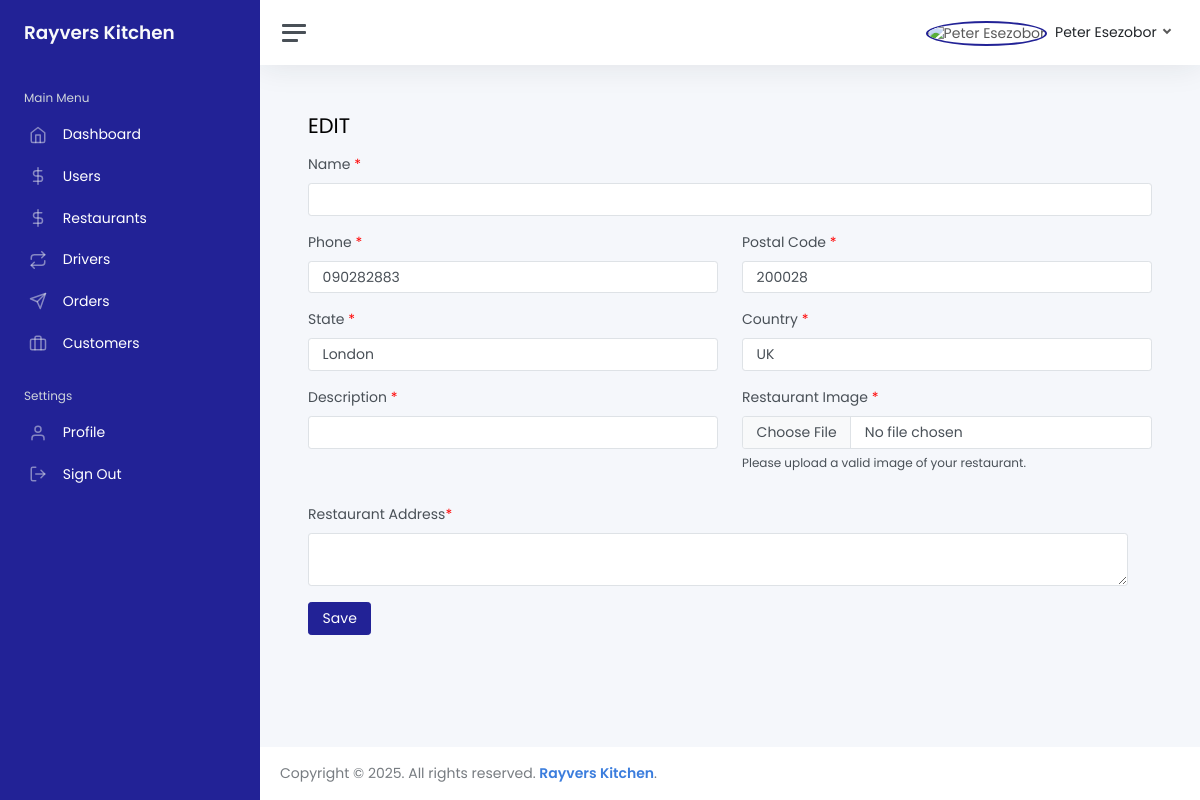
The app's page /dashboard/restaurants/edit/5/ (signed in) with its own data.
### authentication/models.py (models this page shows, shortened)
class User(AbstractBaseUser, PermissionsMixin):
    USER_OPTIONS = [
        ("customer", "customer"),
        ("chef", "chef"),
        ("logistics", "logistics")
    ]
    AUTHENTICATION_PROVIDERS = [
        ("email", "email"),
        ("google", "google"),
        ("facebook", "facebook"),
        ("twitter", "twitter"),
    ]
    email = models.EmailField(_("email address"), unique=True)
    username = models.CharField(_("username"), max_length=20, blank=True, null=False)
    role = models.CharField(choices=USER_OPTIONS, max_length=10, default="customer", verbose_name="Who Am I?")
    provider = models.CharField(choices=AUTHENTICATION_PROVIDERS, default="email", max_length=10)
    is_staff = models.BooleanField(default=False)
    is_active = models.BooleanField(default=True)
    date_joined = models.DateTimeField(default=timezone.now)
    code = models.IntegerField(blank=True, null=True)
    is_verified = models.BooleanField(default=False)
    current_location_latitude = models.DecimalField(max_digits=10, decimal_places=10, null=True, blank=True)
    current_location_longitude = models.DecimalField(max_digits=10, decimal_places=10, null=True, blank=True)
    groups = models.ManyToManyField('auth.Group', blank=True, related_name='custom_users+')
    user_permissions = models.ManyToManyField('auth.Permission', blank=True, related_name='custom_users+')
    USERNAME_FIELD = "email"
    REQUIRED_FIELDS = []
    objects = CustomUserManager()
    class Meta:
        verbose_name_plural = "Users"
        verbose_name = "User"

class UserProfile(models.Model):
    user = models.OneToOneField(User, related_name="profile", on_delete=models.CASCADE, blank=True, null=True)
    name = models.CharField(max_length=30, blank=True, null=True)
    date_of_birth = models.DateField(null=True, blank=True)
    image_url = models.CharField(max_length=1000, blank=True, null=False)
    phone_number = models.CharField(max_length=30, blank=True, null=True)
    bio = models.TextField(blank=True, null=True)
    country = models.CharField(max_length=200, blank=True, null=True)
    state = models.CharField(max_length=200, blank=True, null=True)
    postal_code = models.CharField(max_length=200, blank=True, null=True)
    @property
    def get_image_url(self):
        if self.image_url:
            return self.image_url
        else:
            return 'https://res.cloudinary.com/daf9tr3lf/image/upload/v1737424631/undraw_profile_male_oovdba_achwuh.png'

### app/models.py (models this page shows, shortened)
class Restaurant(models.Model):
    user = models.ForeignKey(User, on_delete=models.CASCADE)
    kitchen_id = models.CharField(_("Kitchen id"), max_length=20, blank=True, null=False)
    image_url = models.CharField(max_length=2000, blank=True, null=True)
    name = models.CharField(max_length=255)
    description = models.TextField()
    address = models.TextField(blank=True)
    balance = models.DecimalField(default=0.0, max_digits=100, decimal_places=2)
    @property
    def _dishes(self):
        dishes = self.dishes.all().order_by("-pk")
        all_dishes = [{
            "id": dish.id,
            "name": dish.name,
            "ratings": dish.ratings,
            "description": dish.description,
            "delivery_options": dish.delivery_options,
            "time_duration": dish.time_duration,
            "get_category": dish.get_category,
            "price": dish.price,
            "_ingredients": dish._ingredients,
            "get_category": dish.get_category,
            "favourite": [fav.id for fav in dish.favourite.all()],
            "get_images": dish.get_all_image_urls_added_from_frontend,
        } for dish in dishes]
        return all_dishes
    class Meta:
        verbose_name_plural = "Restaurants"
        verbose_name = "Restaurant"

### dashboard/views.py (the view)
# urls.py: path("restaurants/edit/<int:pk>/", views.restaurant_edit, name="restaurant_edit"),
def restaurant_edit(request, pk):
    try:
        restaurant = Restaurant.objects.get(id=pk)
        dishes_count = len(restaurant._dishes)
    except Restaurant.DoesNotExist:
        raise Http404
    restaurant_users = User.objects.filter(role="chef")
    return render(request, 'dashboard/restaurant_edit.html', {
        "restaurant": restaurant,
        "dishes_count": dishes_count,
        "restaurant_users": restaurant_users,
    })

### templates/dashboard/restaurant_edit.html (shortened to what this page needs)
{% extends 'dashboard_base.html' %}
{% load static %}
{% load humanize %}
{% block content %}
<main class="content">
    <div class="container-fluid p-0">
        <h1 class="h3 mb-3">EDIT {{restaurant.name|upper}}</h1>
        <form id="editRestaurantForm" method="POST">
            <div class="staticFields">
                <div class="row">
                    <div class="col-12 mb-3">
                        <label for="name" class="form-label">Name <span class="asterisks">*</span></label>
                        <input type="text" value="{{restaurant.name}}" class="form-control" id="name" name="name"
                            required>
                    </div>
                </div>
                <div class="row">
                    <div class="col-sm-6 mb-3">
                        <label for="phone_number" class="form-label">Phone <span class="asterisks">*</span></label>
                        <input type="text" value="{{restaurant.user.profile.phone_number}}" class="form-control"
                            id="phone_number" name="phone_number" required>
                    </div>
                    <div class="col-sm-6 mb-3">
                        <label for="postal_code" class="form-label">Postal Code <span class="asterisks">*</span></label>
                        <input type="text" value="{{restaurant.user.profile.postal_code}}" class="form-control"
                            id="postal_code" name="postal_code" required>
                    </div>
                </div>
                <div class="row">
                    <div class="col-sm-6 mb-3">
                        <label for="state" class="form-label">State <span class="asterisks">*</span></label>
                        <input type="text" value="{{restaurant.user.profile.state}}" class="form-control" id="state"
                            name="state" required>
                    </div>
                    <div class="col-sm-6 mb-3">
                        <label for="country" class="form-label">Country <span class="asterisks">*</span></label>
                        <input type="text" value="{{restaurant.user.profile.country}}" class="form-control" id="country"
                            name="country" required>
                    </div>
                </div>
                <div class="row">
                    <div class="col-sm-6 mb-3">
                        <label for="description" class="form-label">Description <span class="asterisks">*</span></label>
                        <input type="text" value="{{restaurant.description}}" class="form-control" id="description"
                            name="description" required>
                    </div>
                    <div class="col-sm-6 mb-3 ">
                        <label for="restaurant_image" class="form-label">Restaurant Image <span
                                class="asterisks">*</span></label>
                        <input type="file" id="restaurant_image" name="restaurant_image" class="form-control">
                        <p style="font-size: 12px; margin-top: 5px;">
                            Please upload a valid image of your restaurant.
                        </p>
                    </div>
                </div>
                <div class="row">
                    <div class="row">
                        <div class="mb-3 col-12">
                            <label for="restaurant_address" class="form-label">Restaurant Address<span
                                    class="asterisks">*</span></label>
                            <textarea id="restaurant_address" name="restaurant_address" class="form-control"
                                required>{{restaurant.address}}</textarea>
                        </div>
                    </div>
                </div>
                <button type="submit" class="btn btn-primary">Save</button>
        </form>
    </div>
</main>
{% endblock %}

### templates/dashboard/_components/navbar.html (shortened to what this page needs)
{% load static %}
<nav class="navbar navbar-expand navbar-light navbar-bg">
    <a class="sidebar-toggle js-sidebar-toggle">
        <i class="hamburger align-self-center"></i>
    </a>
    <div class="navbar-collapse collapse">
        <ul class="navbar-nav navbar-align">
            <li class="nav-item dropdown d-flex align-items-center">
                <a class="nav-link dropdown-toggle d-sm-inline-block" href="#" data-bs-toggle="dropdown">
                    <img src="{{user.profile.get_image_url}}" id="profileImageNav"
                        style="border-radius: 50%; border: 2px solid #222296; object-fit: cover;" class="avatar me-1"
                        alt="{{user.profile.name}}" />
                    <span class="text-dark d-none d-sm-inline">
                        {{user.profile.name}}
                    </span>
                </a>
            </li>
        </ul>
    </div>
</nav>

### templates/dashboard/restaurant_edit.html (style rules this page uses)
.asterisks { color: red; }

### templates/dashboard_base.html (style rules this page uses)
body { font-family: "Poppins", serif !important; }
.btn-primary { background-color: rgb(34, 34, 150) !important; border: 1px solid rgb(34, 34, 150) !important; color: white !important; }

### records on screen
User: profile.name "Peter Esezobor"
Restaurant: phone_number "090282883", postal_code "200028", state "London", country "UK"
